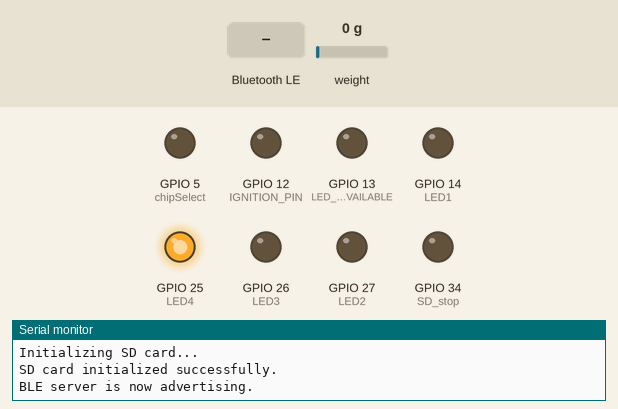
The sketch below on a simulated ESP32. Parts: output pins drawn as LEDs (lit = HIGH), the last lines printed to the serial monitor. Inputs (shaded band) come from the test bench; at power-on: weight on the scale 0 g. Storage starts empty; nothing arrives over Bluetooth unless stated; a phone connects over Bluetooth LE 3 s after start.

Above: at 11.6 s.
11.7 s: Bluetooth LE write "6" received
At 14.6 s:
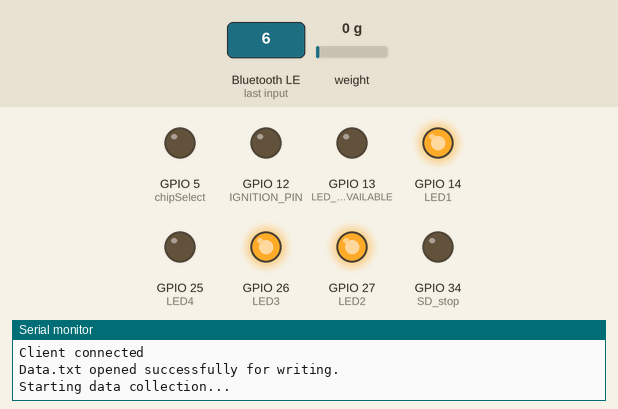
14.7 s: Bluetooth LE write "7" received
At 17.2 s:
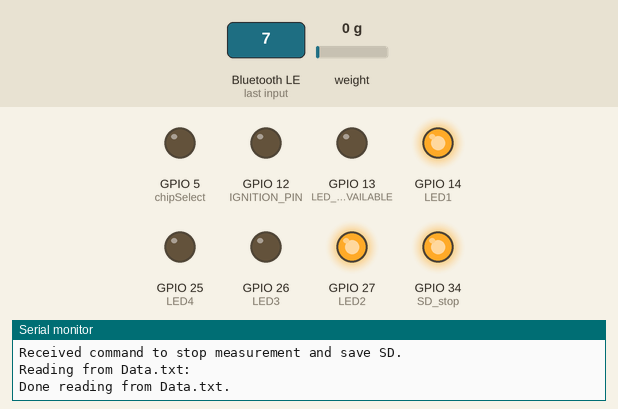
17.7 s: Bluetooth LE write "5" received
At 18.7 s:
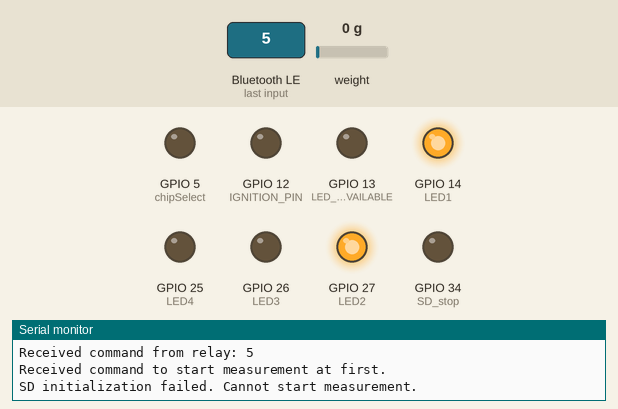
Timing chart, 0 to 20.7 s (numbered marks = the images above; inputs shaded):
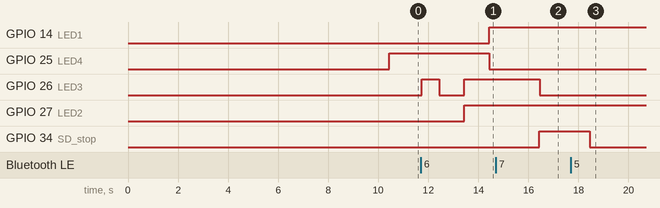

The sketch:

server.ino
```cpp
#include <SPI.h>
#include <SD.h>
#include <Wire.h>
#include <HX711_ADC.h>
#include <SimpleKalmanFilter.h>
#include <BLEDevice.h>
#include <BLEUtils.h>
#include <BLEServer.h>

// Define pins for HX711 and SD card
const int HX711_dout = 32;
const int HX711_sck = 33;
const int chipSelect = 5;
const int SD_stop = 34;

// Define pins for LEDs and stop trigger
const int LED1 = 14;
const int LED2 = 27;
const int LED3 = 26;
const int LED4 = 25;
const int LED_DATA_AVAILABLE = 13;
const int IGNITION_PIN = 12; // Pin to be set high on command

float LoadCellAverageSum = 0;
float Average;
int checkingtimes = 0;

HX711_ADC LoadCell(HX711_dout, HX711_sck);

boolean decreasing = false;
float maxthrust = 0;
float thtime = 0, tottime = 0;
boolean increasing = false;
boolean AverageCheck = false;
File dataFile;

float loadCellData = 0;
float timeCount = 0;

boolean sdBeginSuccess = true;
boolean deviceConnected = false;
boolean startMeasurement = false;
boolean restartmeasurement = false;
boolean SD_save = false;

// Initialize the Kalman filter
SimpleKalmanFilter kalmanFilter(1, 1, 0.01);

// Define BLE characteristics
BLEServer *pServer = NULL;
BLECharacteristic *pCharacteristic = NULL;
BLECharacteristic *pAlarmCharacteristic = NULL;
#define SERVICE_UUID        "4fafc201-1fb5-459e-8fcc-c5c9c331914b"
#define CHARACTERISTIC_UUID "beb5483e-36e1-4688-b7f5-ea07361b26a8"
#define ALARM_CHARACTERISTIC_UUID "8e93f12a-1bf5-4a5e-9e03-735c6d1e7a82"


void startMeasurementProcess() {
  thtime = 0;
  tottime = 0;
  timeCount = 0;
  AverageCheck = false; // Reset for new measurement
  LoadCellAverageSum = 0;
  checkingtimes = 0;
  restartmeasurement = false;
  SD_save = false;
  digitalWrite(SD_stop, LOW);

  if (sdBeginSuccess) {
    dataFile = SD.open("/Data.txt", FILE_WRITE);
    if (!dataFile) {
      Serial.println("ERROR: could not open Data.txt for writing.");
      sdBeginSuccess = false;
      digitalWrite(LED1, HIGH);
      return;
    } else {
      Serial.println("Data.txt opened successfully for writing.");
    }

    Serial.println("Starting data collection...");

    delay(1000);
    digitalWrite(LED4, LOW);
    digitalWrite(LED1, HIGH);
    delay(2000);

    while (deviceConnected) {

      if(SD_save){
        sdBeginSuccess = false;
        dataFile.close();
        digitalWrite(SD_stop, HIGH);
        break;
      }

      if(restartmeasurement){
        break;
      }
      LoadCell.update();

      if (!AverageCheck) {
        for (int i = 0; i < 30000; i++) {
          float rawData = LoadCell.getData();
          if (rawData > 0) {
            LoadCellAverageSum += rawData;
            checkingtimes += 1;
          }
        }
        Average = LoadCellAverageSum / checkingtimes;
        digitalWrite(LED1, LOW);
        AverageCheck = true;
      }

      float rawLoadCellData = LoadCell.getData();
      loadCellData = kalmanFilter.updateEstimate(rawLoadCellData - Average - 15);

      if (loadCellData < 0) {
        loadCellData = 0;
      }

      timeCount += 12.5;
      delay(11);
      dataFile.println(loadCellData);
      Serial.println(loadCellData);

      digitalWrite(LED_DATA_AVAILABLE, HIGH);
      delay(50);
      digitalWrite(LED_DATA_AVAILABLE, LOW);

      pCharacteristic->setValue(String(loadCellData).c_str());
      pCharacteristic->notify();

      if (loadCellData >= maxthrust) {
        maxthrust = loadCellData;
      }

      if (!increasing) {
        thtime = timeCount;
        if (loadCellData >= 50) {
          increasing = true;
          thtime = timeCount;
        }
      } else if (increasing) {
        if (loadCellData >= 100) {
          decreasing = true;
        }
        if (decreasing) {
          if (loadCellData < 5) {
            dataFile.close();
            tottime = timeCount - thtime;
            Serial.print("Total time: ");
            Serial.println(tottime);
            sdBeginSuccess = false;
            Serial.println("SD stopped.");
            digitalWrite(LED2, LOW);
            digitalWrite(LED3, HIGH);
            break;
          }
        }
      }
    }

    dataFile = SD.open("/Data.txt");
    if (dataFile) {
      Serial.println("Reading from Data.txt:");
      while (dataFile.available()) {
        Serial.write(dataFile.read());
      }
      dataFile.close();
      Serial.println("Done reading from Data.txt.");
    } else {
      Serial.println("Error opening Data.txt for reading");
    }
  } else {
    Serial.println("SD initialization failed. Cannot start measurement.");
  }
}

class MyServerCallbacks : public BLEServerCallbacks {
  void onConnect(BLEServer* pServer) {
    deviceConnected = true;
    digitalWrite(LED2, HIGH);
    Serial.println("Client connected");
  }

  void onDisconnect(BLEServer* pServer) {
    deviceConnected = false;
    digitalWrite(LED2, LOW);
    Serial.println("Client disconnected");
  }
};

class AlarmCallbackHandler : public BLECharacteristicCallbacks {
  void onWrite(BLECharacteristic *pCharacteristic) {
    String value = pCharacteristic->getValue().c_str();
    Serial.print("Received command from relay: ");
    Serial.println(value);

    if (value == "6") {
      restartmeasurement = true;
      startMeasurement = true;

      digitalWrite(LED3, HIGH);
      Serial.println("Starting measurements...");
    } else if (value == "5") {

      startMeasurement = true;
      Serial.println("Received command to start measurement at first.");
    } else if (value == "4") {

      digitalWrite(IGNITION_PIN, HIGH);
      delay(1000); // Delay for 100 milliseconds
      digitalWrite(IGNITION_PIN, LOW);
      Serial.println("Trigger alarm executed. Pin set high then low.");
    } else if (value == "7") {

      SD_save = true;
      Serial.println("Received command to stop measurement and save SD.");
    } else {
      Serial.println("Unknown command received");
    }
  }
};

void setup() {
  Serial.begin(115200);
  delay(10);
  LoadCell.begin();

  pinMode(LED1, OUTPUT);
  pinMode(LED2, OUTPUT);
  pinMode(LED3, OUTPUT);
  pinMode(LED4, OUTPUT);
  pinMode(LED_DATA_AVAILABLE, OUTPUT);
  pinMode(IGNITION_PIN, OUTPUT);
  digitalWrite(IGNITION_PIN, LOW); // Ensure pin is low at startup
  pinMode(chipSelect, OUTPUT);
  pinMode(SD_stop, OUTPUT);
  digitalWrite(SD_stop, LOW);

  // LoadCell start and tare
  boolean _tare = true;
  unsigned long stabilizingtime = 10000;
  LoadCell.start(stabilizingtime, _tare);
  LoadCell.setCalFactor(15.67);

  // Initialize SD card
  Serial.println("Initializing SD card...");
  if (SD.begin(chipSelect)) {
    Serial.println("SD card initialized successfully.");
    sdBeginSuccess = true;
    digitalWrite(LED1, LOW);
    digitalWrite(LED4, HIGH);
    if (SD.exists("/Data.txt")) {
      if (SD.remove("/Data.txt")) {
        Serial.println("Old Data.txt removed successfully.");
      } else {
        Serial.println("ERROR: Failed to remove old Data.txt.");
      }
    }
  } else {
    sdBeginSuccess = false;
    Serial.println("ERROR: SD card failed to initialize.");
    digitalWrite(LED1, HIGH);
  }

  // Initialize BLE
  BLEDevice::init("ESP32_Thrust_Server");
  pServer = BLEDevice::createServer();
  pServer->setCallbacks(new MyServerCallbacks());
  BLEService *pService = pServer->createService(SERVICE_UUID);
  pCharacteristic = pService->createCharacteristic(
                      CHARACTERISTIC_UUID,
                      BLECharacteristic::PROPERTY_READ |
                      BLECharacteristic::PROPERTY_NOTIFY
                    );
  pCharacteristic->setValue("0");
  pAlarmCharacteristic = pService->createCharacteristic(
                          ALARM_CHARACTERISTIC_UUID,
                          BLECharacteristic::PROPERTY_WRITE
                        );
  pAlarmCharacteristic->setCallbacks(new AlarmCallbackHandler());
  pService->start();

  BLEAdvertising *pAdvertising = BLEDevice::getAdvertising();
  pAdvertising->addServiceUUID(SERVICE_UUID);
  pAdvertising->setScanResponse(true);
  pAdvertising->setMinPreferred(0x06);
  pAdvertising->setMinPreferred(0x12);
  pAdvertising->start();
  Serial.println("BLE server is now advertising.");
}


void loop() {
  if (deviceConnected) {
    digitalWrite(LED2, HIGH);
  } else {
    digitalWrite(LED2, LOW);
  }

  if (startMeasurement && deviceConnected) {
    digitalWrite(LED3, HIGH);
    startMeasurement = false; // Reset the flag to allow remeasurement
    startMeasurementProcess();
  } else {
    digitalWrite(LED3, LOW);
    delay(1000);
  }
}
```

Measured:
- after the input at 11.7 s, GPIO 14 (LED1): LOW → HIGH after 2.7 s; GPIO 25 (LED4): HIGH → LOW after 2.7 s; GPIO 26 (LED3): LOW → HIGH at once, → LOW 0.70 s later, → HIGH 1.0 s later
- after the input at 14.7 s, GPIO 13 (LED_DATA_AVAILABLE): stops changing and stays LOW; GPIO 14 (LED1): stays HIGH (without the input it goes to LOW after 1.7 s); GPIO 26 (LED3): HIGH → LOW after 1.8 s; GPIO 34 (SD_stop): LOW → HIGH after 1.7 s
- after the input at 17.7 s, GPIO 34 (SD_stop): HIGH → LOW after 0.75 s
